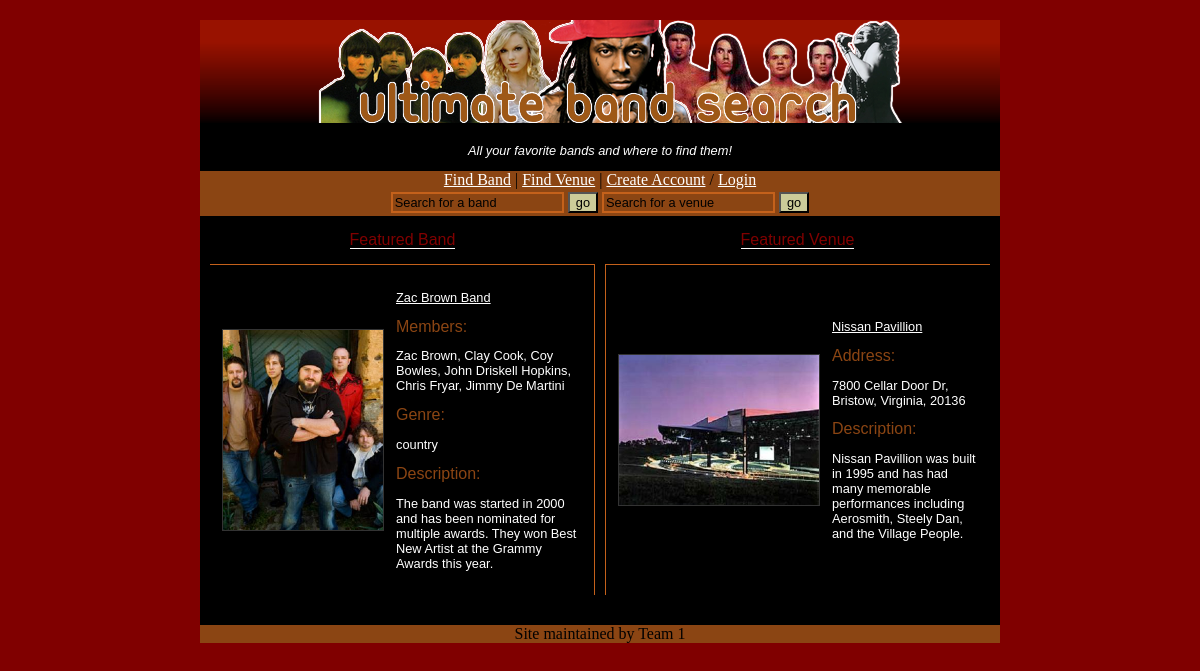
The page / on the database its author committed.
### tables this page shows
CREATE TABLE IF NOT EXISTS `bands` (`bandid` smallint(6) NOT NULL AUTO_INCREMENT, `userid` smallint(6) NOT NULL, `bandname` varchar(50) NOT NULL, `picture` varchar(50) NOT NULL, `city` varchar(30) NOT NULL, `state` varchar(30) NOT NULL, `description` BLOB NOT NULL, PRIMARY KEY (`bandid`));

CREATE TABLE IF NOT EXISTS `venues` (`venueid` smallint(6) NOT NULL AUTO_INCREMENT, `name` varchar(50) NOT NULL, `picture` varchar(50) NOT NULL, `address` varchar(30) NOT NULL, `city` varchar(50) NOT NULL, `state` varchar(50) NOT NULL, `zip` INT NOT NULL, `description` BLOB NOT NULL, `userid` smallint(6) NOT NULL, PRIMARY KEY (`venueid`));

### index.php (the view, shortened to what this page needs)
<?php
include "dbconnect.php";
include "imageresize.php";
?>
<!DOCTYPE html PUBLIC "-//W3C//DTD XHTML 1.0 Transitional//EN"
  "http://www.w3.org/TR/xhtml1/DTD/xhtml1-transitional.dtd">
<html xmlns="http://www.w3.org/1999/xhtml" xml:lang="en" lang="en">
<head>
  <link rel="stylesheet" type="text/css" href="style.css" />
</head>
<body>
<div id="wrap">
	<div id="features">
		<table border="0" width="800" cellpadding="5" cellspacing="10">
			<tr align="center">
			<td width="400">
			<tableHeader id="mainPageHeader">Featured Band</tableHeader>
			</td>
			<td>
			<tableHeader id="mainPageHeader">Featured Venue</tableHeader>
			</tr>
			<tr>
			<td id="bandFeature">
			<?php
				$query = "select * from bands ORDER BY RAND() LIMIT 1";
				$result = mysqli_query($db, $query)
					or die("Error querying Database");
				$row = mysqli_fetch_array($result);
				$bandid = $row['bandid'];
				$bandname = $row['bandname'];
				$picture = $row['picture'];
				$description = $row['description'];
				$query = "SELECT * FROM bandmembers WHERE bandid='$bandid' ORDER BY memberid ASC";
				$result = mysqli_query($db, $query)
   					or die("Error Querying Database");
				$firstloop=true;
				while ($row = mysqli_fetch_array($result)) {
					if(!$firstloop){
						$members=$members.", ";
					}
					$members=$members.$row['membername'];
					$firstloop=false;
				}
				$query = "SELECT genre FROM genre NATURAL JOIN bands NATURAL JOIN bandgenre WHERE bandid='$bandid' ORDER BY genreid ASC";
				$result = mysqli_query($db, $query)
   					or die("Error Querying Database");
				while ($row = mysqli_fetch_array($result)) {
					$genre=$genre.$row['genre'];
				}
			?>
				<table cellpadding="5">
					<tr>
					<td><a href="band.php?id=<?php echo "$bandid"; ?>"><img src="images/<?php echo"$picture"; ?>" <?php imageResize(200, 200,"images/$picture");  ?> id="featuredPicture" /></a></td>
					<td>
						<?php
							echo "<p><a href=\"band.php?id=$bandid\">$bandname</a> <br></p>";
							echo "<commentheader>Members:</commentheader> <p>$members <br></p>";
							echo "<commentheader>Genre:</commentheader> <p>$genre <br></p>";
							echo "<commentheader>Description:</commentheader> <p>$description <br></p>";
						?>
					</td>
					</tr>
				</table>
			</td>
			<td width="50%" id="venueFeature">
			<?php
				$query = "select * from venues ORDER BY RAND() LIMIT 1";
				$result = mysqli_query($db, $query)
					or die("Error querying Database");
				$row = mysqli_fetch_array($result);
				$venueid = $row['venueid'];
				$name = $row['name'];
				$picture = $row['picture'];
				$address = $row['address'];
				$city = $row['city'];
				$state = $row['state'];
				$zip = $row['zip'];
				$description = $row['description'];
			?>
				<table cellpadding="5">
					<tr>
					<td><a href="venue.php?id=<?php echo "$venueid"; ?>"><img src="images/<?php echo"$picture"; ?>" <?php imageResize(200, 200,"images/$picture");  ?> id="featuredPicture" /></a></td>
					<td>
						<?php
							echo "<p><a href=\"venue.php?id=$venueid\">$name</a> <br></p>";
							echo "<commentheader>Address:</commentheader> <p>$address, $city, $state, $zip <br></p>";
							echo "<commentheader>Description:</commentheader> <p>$description</p>";
						?>
					</td>
					</tr>
				</table>
			</td>
			</tr>
		</table>
	</div>
</div>
</body>
</html>

### style.css (style rules this page uses)
body { padding: 0; margin: 0; background: #800000; color: #000; }
#wrap { width: 800px; margin: 0 auto; background: #000000; }
#header { margin-left:auto; margin-right:auto; margin-top: 10px; width:800px; background: #cc9; background-repeat: no-repeat; background-position: top center; text-align: center; }
#header2 { background: #000000; text-align: center; }
#toolbar { margin-top: 10px; margin-right: auto; margin-left: auto; background: #8b4513; text-align: center; }
#features { float:center; background: #000000; margin-left:auto; margin-right:auto; margin-bottom: 20px; width:800px; }
#footer { clear: both; background: #8b4513; margin-bottom: 10px; text-align: center; }
#searchV { background-color:#8b4513; border-color:#C4611B; border-style:solid; }
#searchB { background-color:#8b4513; border-color:#C4611B; border-style:solid; }
#bandFeature { border-top-width:thin; border-top-color:#C4611B; border-top-style:solid; border-right-width:thin; border-right-color:#C4611B; border-right-style:solid; }
#venueFeature { border-top-width:thin; border-top-color:#C4611B; border-top-style:solid; border-left-width:thin; border-left-color:#C4611B; border-left-style:solid; }
#featuredPicture { border-color:#333; border-width:thin; border-style:solid; }
#mainPageHeader { border-bottom-color:#FFF; border-bottom-style:solid; border-bottom-width:thin; }
a:link { color: #ffffff; text-decoration: underline; }
h1 { color: #7fff00; background-color: transparent; font-family: "Gill Sans Ultra Bold", "Lucida Grande", Sans-Serif; font-size: 30px; }
tableHeader { color: #800000; background-color: transparent; font-family: "Gill Sans Ultra Bold", "Lucinda Grande", Sans-Serif; }
commentheader { color: #8b4513; background-color: transparent; font-family: "Impact", "Lucinda Grande", Sans-Serif; }
p { color: #ffffff; background-color: transparent; font-family: "Lucida Sans Unicode", "Lucida Grande", Sans-Serif; font-size: 0.8em; }
input { color: #000000; background-color: #CCCC99; font-family: "Lucida Sans Unicode", "Lucida Grande", Sans-Serif; font-size: 0.8em; }

### rows shown on the page
bands: picture (picture), bandname "Zac Brown Band", description "The band was started in 2000 and has been nominated for multiple awards. They won Best New Artist at the Grammy Awards this year."
venues: picture (picture), name "Nissan Pavillion", address "7800 Cellar Door Dr", city "Bristow", state "Virginia", zip "20136", description "Nissan Pavillion was built in 1995 and has had many memorable performances including Aerosmith, Steely Dan, and the Village People."

### other values the page prints
$members "Zac Brown, Clay Cook, Coy Bowles, John Driskell Hopkins, Chris Fryar, Jimmy De Martini"
$genre "country"
